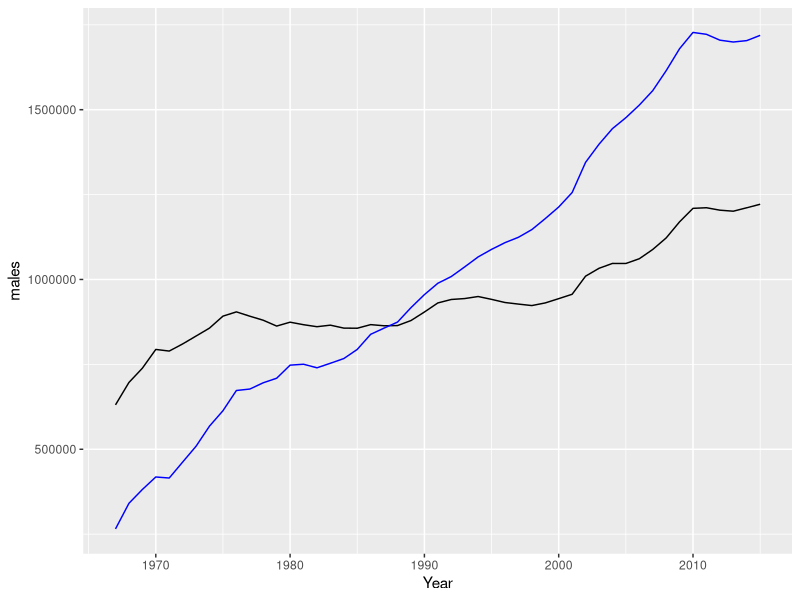

Generate this figure with R:
## ---- chunk 1
knitr::opts_chunk$set(echo = TRUE)
## ---- chunk 2
#load packages
library(tidyverse)
## ---- chunk 3
#load files

faculty_salary <- read_csv("Faculty_salary.csv")
enrollment <- read_csv("grad_enrollment.csv")
phd_field <- read_csv("phd_by_field.csv")
phd_salary <- read_csv("phd_median_salary.csv")


## ---- chunk 4
#part 1

enrollment_graph <- ggplot(enrollment, aes(x = Year)) +
  geom_line(aes(y = males)) +
  geom_line(aes(y = females), color = "blue")
enrollment_graph




## ---- chunk 5
#part 2 Shifts in female PhD recipients by field (1985, 2000, and 2015).

female_recieve <- phd_field %>% 
  filter(sex == "female",
         year == "1985",
         year == "2000",
         year == "2015") # need to update these lines




